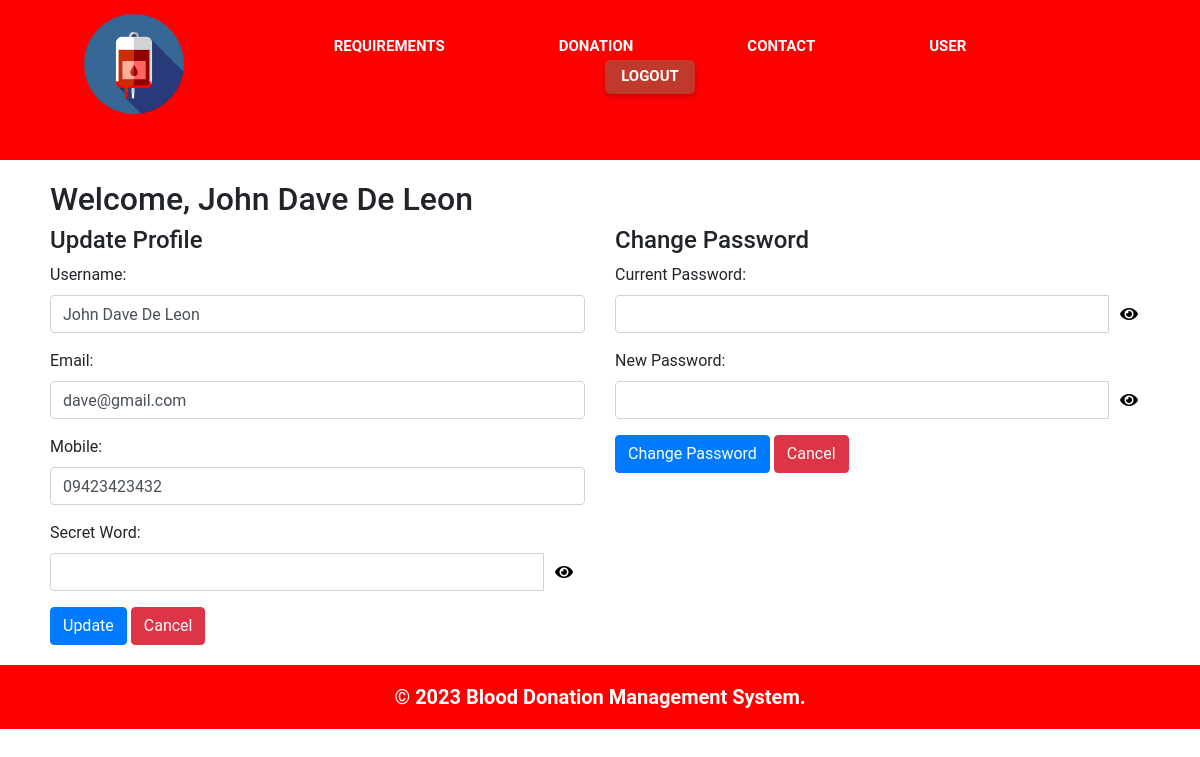
/profile.php (signed in), run on the app's committed database.
### tables this page shows
CREATE TABLE `users` (
  `id` int(255) NOT NULL,
  `username` varchar(255) NOT NULL,
  `email` varchar(255) NOT NULL,
  `password` varchar(255) NOT NULL,
  `mobile` varchar(11) NOT NULL,
  `secretword` varchar(255) NOT NULL
);

### profile.php (the view, shortened to what this page needs)
<?php
include 'connection.php';
if(!empty($_SESSION['user_username']))
{
$username = $_SESSION['user_username'];
}
$selectUserQuery = "SELECT * FROM users WHERE username='$username'";
$result = $conn->query($selectUserQuery);
if ($result->num_rows > 0) {
    $row = $result->fetch_assoc();
}
?>
<!DOCTYPE html>
<html lang="en">
<head>
    <link rel="stylesheet" href="https://cdn.jsdelivr.net/npm/bootstrap@4.6.2/dist/css/bootstrap.min.css">
    <link rel="stylesheet" href="https://cdn.jsdelivr.net/npm/bootstrap-icons@1.10.2/font/bootstrap-icons.css">
    <link rel="stylesheet" href="https://cdnjs.cloudflare.com/ajax/libs/font-awesome/5.15.4/css/all.min.css">
    <link
    rel="stylesheet"
    href="https://cdnjs.cloudflare.com/ajax/libs/animate.css/4.1.1/animate.min.css"
  />
</head>
<body class="animate__animated animate__fadeIn">
<section class="header">
<nav>
            <a href="index.php"><img src="trial.png" /></a>
            <div class="nav-links" id="navLinks">
            <ul>
                <li><a href="requirements.php">REQUIREMENTS</a></li>
                <li class="dropdown">
                        <a href="#">DONATION</a>
                    </li>
                    <li><a href="contact.php">CONTACT</a></li>
                    <li class="dropdown">
                        <a href="#">USER</a>
                    </li>
                <li ><a href="logout.php" class="logout-button">LOGOUT</a></li>
            </ul>
            </div>
        </nav>
</section>
<div class="animate__animated animate__flipInY container">
    <h2>Welcome, <?php echo $username; ?></h2>
    <div class="row">
        <div class="col-md-6">
            <h4>Update Profile</h4>
            <form method="post" action="<?php echo htmlspecialchars($_SERVER["PHP_SELF"]); ?>">
                <div class="form-group">
                    <label for="username">Username:</label>
                    <input type="text" class="form-control" id="username" name="username"
                           value="<?php echo $row['username']; ?>" required>
                </div>
                <div class="form-group">
                    <label for="email">Email:</label>
                    <input type="email" class="form-control" id="email" name="email"
                           value="<?php echo $row['email']; ?>" oninput="this.value= this.value.replace(/\s/g, '')"
                           required>
                </div>
                <div class="form-group">
                    <label for="mobile">Mobile:</label>
                    <input type="text" class="form-control" id="mobile" name="mobile"
                           value="<?php echo $row['mobile']; ?>" maxlength="11"
                           oninput="this.value=this.value.replace(/[^0-9]/g, '')" required
                           pattern="[0-9]{11}"
                           title="Mobile should have 11 numbers">
                </div>
                <div class="form-group">
                                <label for="secretword">Secret Word:</label>
                                <div class="input-group">
                                    <input type="password" class="form-control" id="secretword" name="secretword" oninput="this.value= this.value.replace(/\s/g, '')" required
                                    pattern="^(?=.*[!@#$%^&*])\S{8,12}$"
                                    title="Password must be 8-12 characters long and contain at least one special character (!@#$%^&*)">
                                    <div class="input-group-append">
                                        <span class="input-group-text bg-transparent border-0" id="toggleSecret">
                                            <i class="fa fa-eye" aria-hidden="true"></i>
                                        </span>
                                    </div>
                                </div>
                            </div>
                <button type="submit" name="update" class="btn btn-primary" onclick="return confirm('Are you sure you want to update your profile?')">Update</button>
                <button type="button" class="btn btn-danger" onclick="location.href='<?php echo htmlspecialchars($_SERVER["PHP_SELF"]); ?>'">Cancel</button>
            </form>
        </div>
        <div class="col-md-6">
            <h4>Change Password</h4>
            <form method="post" action="<?php echo htmlspecialchars($_SERVER["PHP_SELF"]); ?>">
            <div class="form-group">
                                <label for="currentPassword">Current Password:</label>
                                <div class="input-group">
                                    <input type="password" class="form-control" id="currentPassword" name="currentPassword" oninput="this.value= this.value.replace(/\s/g, '')" required>
                                    <div class="input-group-append">
                                        <span class="input-group-text bg-transparent border-0" id="togglecurrentPassword">
                                            <i class="fa fa-eye" aria-hidden="true"></i>
                                        </span>
                                    </div>
                                </div>
                            </div>
                <div class="form-group">
                                <label for="NewPassword">New Password:</label>
                                <div class="input-group">
                                    <input type="password" class="form-control" id="NewPassword" name="NewPassword" oninput="this.value= this.value.replace(/\s/g, '')" required
                                    pattern="^(?=.*[!@#$%^&*])\S{8,12}$"
                                    title="Password must be 8-12 characters long and contain at least one special character (!@#$%^&*)">
                                    <div class="input-group-append">
                                        <span class="input-group-text bg-transparent border-0" id="toggleNewPassword">
                                            <i class="fa fa-eye" aria-hidden="true"></i>
                                        </span>
                                    </div>
                                </div>
                            </div>
                <button type="submit" name="changePassword" class="btn btn-primary" onclick="return confirmChangePassword()">Change Password</button>
                <button type="button" class="btn btn-danger" onclick="location.href='<?php echo htmlspecialchars($_SERVER["PHP_SELF"]); ?>'">Cancel</button>
            </form>
        </div>
    </div>
</div>
<section class="footer">
        <h3>&copy; 2023 Blood Donation Management System.</h3>
    </section>
</body>
</html>

### profile.php (style rules this page uses)
* { margin: 0; padding: 0; font-family: "Roboto", sans-serif; }
.header { width: 100%; background-color: red; background-size: cover; height: 20vh; }
nav { display: flex; padding: 0% 7%; justify-content: space-between; align-items: center; padding-top:14px; }
nav img { width: 100px; }
.nav-links { flex: 1; text-align: center; }
.nav-links ul { padding: 0; margin: 0; text-align: center; }
.nav-links ul li { list-style: none; display: inline-block; padding: 0 55px; position: relative; }
.nav-links ul li a { color: white; text-decoration: none; font-size: 15px; font-weight: bolder; }
.nav-links ul li a::after { content: ""; width: 0%; height: 2px; background: yellow; display: block; margin: auto; transition: 0.5s; }
.logout-button { display: inline-block; padding: 5px 16px; font-size: 16px; font-weight: bold; text-align: center; text-decoration: none; background-color: #c0392b; border: none; border-radius: 5px; box-shadow: 0px 3px 5px rgba(0, 0, 0, 0.2); transition: background-color 0.2s ease-in-out; }
.dropdown { position: relative; display: inline-block; }
.container { padding:20px; }
.footer { width: 100%; background-color: red; text-align: center; background-size: cover; color: white; padding: 20px 0; padding-bottom:12px; }
.footer h3 { font-size: 20px; font-weight:bolder; }
.input-group-text { cursor: pointer; }
.input-group-text i { color: #000; }

### data on the page
users: username "John Dave De Leon", email "dave@gmail.com", mobile "09423423432"

### other printed values
$username "John Dave De Leon"
